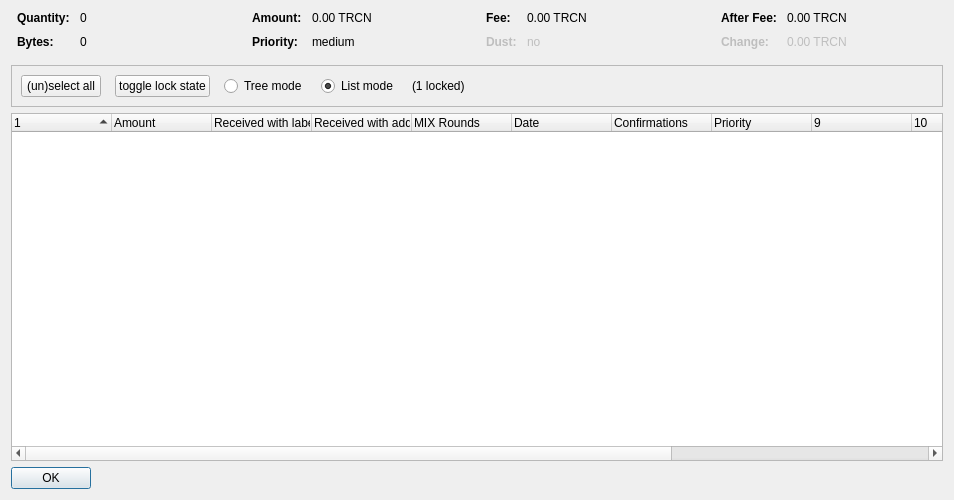
<?xml version="1.0" encoding="UTF-8"?>
<ui version="4.0">
 <class>CoinControlDialog</class>
 <widget class="QDialog" name="CoinControlDialog">
  <property name="geometry">
   <rect>
    <x>0</x>
    <y>0</y>
    <width>954</width>
    <height>500</height>
   </rect>
  </property>
  <property name="windowTitle">
   <string>Coin Selection</string>
  </property>
  <layout class="QVBoxLayout" name="verticalLayout">
   <item>
    <layout class="QHBoxLayout" name="horizontalLayoutTop" stretch="0,0,0,0">
     <property name="topMargin">
      <number>0</number>
     </property>
     <property name="bottomMargin">
      <number>10</number>
     </property>
     <item>
      <layout class="QFormLayout" name="formLayoutCoinControl1">
       <property name="horizontalSpacing">
        <number>10</number>
       </property>
       <property name="verticalSpacing">
        <number>10</number>
       </property>
       <property name="leftMargin">
        <number>6</number>
       </property>
       <property name="rightMargin">
        <number>6</number>
       </property>
       <item row="0" column="0">
        <widget class="QLabel" name="labelCoinControlQuantityText">
         <property name="font">
          <font>
           <weight>75</weight>
           <bold>true</bold>
          </font>
         </property>
         <property name="text">
          <string>Quantity:</string>
         </property>
        </widget>
       </item>
       <item row="0" column="1">
        <widget class="QLabel" name="labelCoinControlQuantity">
         <property name="cursor">
          <cursorShape>IBeamCursor</cursorShape>
         </property>
         <property name="contextMenuPolicy">
          <enum>Qt::ActionsContextMenu</enum>
         </property>
         <property name="text">
          <string notr="true">0</string>
         </property>
         <property name="textInteractionFlags">
          <set>Qt::LinksAccessibleByMouse|Qt::TextSelectableByKeyboard|Qt::TextSelectableByMouse</set>
         </property>
        </widget>
       </item>
       <item row="1" column="0">
        <widget class="QLabel" name="labelCoinControlBytesText">
         <property name="font">
          <font>
           <weight>75</weight>
           <bold>true</bold>
          </font>
         </property>
         <property name="text">
          <string>Bytes:</string>
         </property>
        </widget>
       </item>
       <item row="1" column="1">
        <widget class="QLabel" name="labelCoinControlBytes">
         <property name="cursor">
          <cursorShape>IBeamCursor</cursorShape>
         </property>
         <property name="contextMenuPolicy">
          <enum>Qt::ActionsContextMenu</enum>
         </property>
         <property name="text">
          <string notr="true">0</string>
         </property>
         <property name="textInteractionFlags">
          <set>Qt::LinksAccessibleByMouse|Qt::TextSelectableByKeyboard|Qt::TextSelectableByMouse</set>
         </property>
        </widget>
       </item>
      </layout>
     </item>
     <item>
      <layout class="QFormLayout" name="formLayoutCoinControl2">
       <property name="horizontalSpacing">
        <number>10</number>
       </property>
       <property name="verticalSpacing">
        <number>10</number>
       </property>
       <property name="leftMargin">
        <number>6</number>
       </property>
       <property name="rightMargin">
        <number>6</number>
       </property>
       <item row="0" column="0">
        <widget class="QLabel" name="labelCoinControlAmountText">
         <property name="font">
          <font>
           <weight>75</weight>
           <bold>true</bold>
          </font>
         </property>
         <property name="text">
          <string>Amount:</string>
         </property>
        </widget>
       </item>
       <item row="0" column="1">
        <widget class="QLabel" name="labelCoinControlAmount">
         <property name="cursor">
          <cursorShape>IBeamCursor</cursorShape>
         </property>
         <property name="contextMenuPolicy">
          <enum>Qt::ActionsContextMenu</enum>
         </property>
         <property name="text">
          <string notr="true">0.00 TRCN</string>
         </property>
         <property name="textInteractionFlags">
          <set>Qt::LinksAccessibleByMouse|Qt::TextSelectableByKeyboard|Qt::TextSelectableByMouse</set>
         </property>
        </widget>
       </item>
       <item row="1" column="0">
        <widget class="QLabel" name="labelCoinControlPriorityText">
         <property name="font">
          <font>
           <weight>75</weight>
           <bold>true</bold>
          </font>
         </property>
         <property name="text">
          <string>Priority:</string>
         </property>
        </widget>
       </item>
       <item row="1" column="1">
        <widget class="QLabel" name="labelCoinControlPriority">
         <property name="cursor">
          <cursorShape>IBeamCursor</cursorShape>
         </property>
         <property name="contextMenuPolicy">
          <enum>Qt::ActionsContextMenu</enum>
         </property>
         <property name="text">
          <string>medium</string>
         </property>
         <property name="textInteractionFlags">
          <set>Qt::LinksAccessibleByMouse|Qt::TextSelectableByKeyboard|Qt::TextSelectableByMouse</set>
         </property>
        </widget>
       </item>
      </layout>
     </item>
     <item>
      <layout class="QFormLayout" name="formLayoutCoinControl3">
       <property name="horizontalSpacing">
        <number>10</number>
       </property>
       <property name="verticalSpacing">
        <number>10</number>
       </property>
       <property name="leftMargin">
        <number>6</number>
       </property>
       <property name="rightMargin">
        <number>6</number>
       </property>
       <item row="0" column="0">
        <widget class="QLabel" name="labelCoinControlFeeText">
         <property name="font">
          <font>
           <weight>75</weight>
           <bold>true</bold>
          </font>
         </property>
         <property name="text">
          <string>Fee:</string>
         </property>
        </widget>
       </item>
       <item row="0" column="1">
        <widget class="QLabel" name="labelCoinControlFee">
         <property name="cursor">
          <cursorShape>IBeamCursor</cursorShape>
         </property>
         <property name="contextMenuPolicy">
          <enum>Qt::ActionsContextMenu</enum>
         </property>
         <property name="text">
          <string notr="true">0.00 TRCN</string>
         </property>
         <property name="textInteractionFlags">
          <set>Qt::LinksAccessibleByMouse|Qt::TextSelectableByKeyboard|Qt::TextSelectableByMouse</set>
         </property>
        </widget>
       </item>
       <item row="1" column="0">
        <widget class="QLabel" name="labelCoinControlLowOutputText">
         <property name="enabled">
          <bool>false</bool>
         </property>
         <property name="font">
          <font>
           <weight>75</weight>
           <bold>true</bold>
          </font>
         </property>
         <property name="text">
          <string>Dust:</string>
         </property>
        </widget>
       </item>
       <item row="1" column="1">
        <widget class="QLabel" name="labelCoinControlLowOutput">
         <property name="enabled">
          <bool>false</bool>
         </property>
         <property name="cursor">
          <cursorShape>IBeamCursor</cursorShape>
         </property>
         <property name="contextMenuPolicy">
          <enum>Qt::ActionsContextMenu</enum>
         </property>
         <property name="text">
          <string>no</string>
         </property>
         <property name="textInteractionFlags">
          <set>Qt::LinksAccessibleByMouse|Qt::TextSelectableByKeyboard|Qt::TextSelectableByMouse</set>
         </property>
        </widget>
       </item>
      </layout>
     </item>
     <item>
      <layout class="QFormLayout" name="formLayoutCoinControl4">
       <property name="horizontalSpacing">
        <number>10</number>
       </property>
       <property name="verticalSpacing">
        <number>10</number>
       </property>
       <property name="leftMargin">
        <number>6</number>
       </property>
       <property name="rightMargin">
        <number>6</number>
       </property>
       <item row="0" column="0">
        <widget class="QLabel" name="labelCoinControlAfterFeeText">
         <property name="font">
          <font>
           <weight>75</weight>
           <bold>true</bold>
          </font>
         </property>
         <property name="text">
          <string>After Fee:</string>
         </property>
        </widget>
       </item>
       <item row="0" column="1">
        <widget class="QLabel" name="labelCoinControlAfterFee">
         <property name="cursor">
          <cursorShape>IBeamCursor</cursorShape>
         </property>
         <property name="contextMenuPolicy">
          <enum>Qt::ActionsContextMenu</enum>
         </property>
         <property name="text">
          <string notr="true">0.00 TRCN</string>
         </property>
         <property name="textInteractionFlags">
          <set>Qt::LinksAccessibleByMouse|Qt::TextSelectableByKeyboard|Qt::TextSelectableByMouse</set>
         </property>
        </widget>
       </item>
       <item row="1" column="0">
        <widget class="QLabel" name="labelCoinControlChangeText">
         <property name="enabled">
          <bool>false</bool>
         </property>
         <property name="font">
          <font>
           <weight>75</weight>
           <bold>true</bold>
          </font>
         </property>
         <property name="text">
          <string>Change:</string>
         </property>
        </widget>
       </item>
       <item row="1" column="1">
        <widget class="QLabel" name="labelCoinControlChange">
         <property name="enabled">
          <bool>false</bool>
         </property>
         <property name="cursor">
          <cursorShape>IBeamCursor</cursorShape>
         </property>
         <property name="contextMenuPolicy">
          <enum>Qt::ActionsContextMenu</enum>
         </property>
         <property name="text">
          <string notr="true">0.00 TRCN</string>
         </property>
         <property name="textInteractionFlags">
          <set>Qt::LinksAccessibleByMouse|Qt::TextSelectableByKeyboard|Qt::TextSelectableByMouse</set>
         </property>
        </widget>
       </item>
      </layout>
     </item>
    </layout>
   </item>
   <item>
    <widget class="QFrame" name="frame">
     <property name="minimumSize">
      <size>
       <width>0</width>
       <height>40</height>
      </size>
     </property>
     <property name="frameShape">
      <enum>QFrame::StyledPanel</enum>
     </property>
     <property name="frameShadow">
      <enum>QFrame::Sunken</enum>
     </property>
     <layout class="QHBoxLayout" name="horizontalLayout">
      <item>
       <layout class="QHBoxLayout" name="horizontalLayoutPanel" stretch="0,0,0,0,0,0">
        <property name="spacing">
         <number>14</number>
        </property>
        <item>
         <widget class="QPushButton" name="pushButtonSelectAll">
          <property name="sizePolicy">
           <sizepolicy hsizetype="Maximum" vsizetype="Fixed">
            <horstretch>0</horstretch>
            <verstretch>0</verstretch>
           </sizepolicy>
          </property>
          <property name="text">
           <string>(un)select all</string>
          </property>
          <property name="autoDefault">
           <bool>false</bool>
          </property>
         </widget>
        </item>
        <item>
         <widget class="QPushButton" name="pushButtonToggleLock">
          <property name="sizePolicy">
           <sizepolicy hsizetype="Maximum" vsizetype="Fixed">
            <horstretch>0</horstretch>
            <verstretch>0</verstretch>
           </sizepolicy>
          </property>
          <property name="text">
           <string>toggle lock state</string>
          </property>
          <property name="autoDefault">
           <bool>false</bool>
          </property>
         </widget>
        </item>
        <item>
         <widget class="QRadioButton" name="radioTreeMode">
          <property name="sizePolicy">
           <sizepolicy hsizetype="Maximum" vsizetype="Fixed">
            <horstretch>0</horstretch>
            <verstretch>0</verstretch>
           </sizepolicy>
          </property>
          <property name="text">
           <string>Tree mode</string>
          </property>
         </widget>
        </item>
        <item>
         <widget class="QRadioButton" name="radioListMode">
          <property name="sizePolicy">
           <sizepolicy hsizetype="Maximum" vsizetype="Fixed">
            <horstretch>0</horstretch>
            <verstretch>0</verstretch>
           </sizepolicy>
          </property>
          <property name="text">
           <string>List mode</string>
          </property>
          <property name="checked">
           <bool>true</bool>
          </property>
         </widget>
        </item>
        <item>
         <widget class="QLabel" name="labelLocked">
          <property name="text">
           <string>(1 locked)</string>
          </property>
         </widget>
        </item>
        <item>
         <spacer name="horizontalSpacer">
          <property name="orientation">
           <enum>Qt::Horizontal</enum>
          </property>
          <property name="sizeHint" stdset="0">
           <size>
            <width>40</width>
            <height>20</height>
           </size>
          </property>
         </spacer>
        </item>
       </layout>
      </item>
     </layout>
    </widget>
   </item>
   <item>
    <widget class="CoinControlTreeWidget" name="treeWidget">
     <property name="contextMenuPolicy">
      <enum>Qt::CustomContextMenu</enum>
     </property>
     <property name="sortingEnabled">
      <bool>false</bool>
     </property>
     <property name="columnCount">
      <number>13</number>
     </property>
     <attribute name="headerShowSortIndicator" stdset="0">
      <bool>true</bool>
     </attribute>
     <attribute name="headerStretchLastSection">
      <bool>false</bool>
     </attribute>
     <column>
      <property name="text">
       <string/>
      </property>
     </column>
     <column>
      <property name="text">
       <string>Amount</string>
      </property>
     </column>
     <column>
      <property name="text">
       <string>Received with label</string>
      </property>
     </column>
     <column>
      <property name="text">
       <string>Received with address</string>
      </property>
     </column>
     <column>
      <property name="text">
       <string>MIX Rounds</string>
      </property>
     </column>
     <column>
      <property name="text">
       <string>Date</string>
      </property>
     </column>
     <column>
      <property name="text">
       <string>Confirmations</string>
      </property>
      <property name="toolTip">
       <string>Confirmed</string>
      </property>
     </column>
     <column>
      <property name="text">
       <string>Priority</string>
      </property>
     </column>
     <column>
      <property name="text">
       <string/>
      </property>
     </column>
     <column>
      <property name="text">
       <string/>
      </property>
     </column>
     <column>
      <property name="text">
       <string/>
      </property>
     </column>
     <column>
      <property name="text">
       <string/>
      </property>
     </column>
     <column>
      <property name="text">
       <string/>
      </property>
     </column>
    </widget>
   </item>
   <item>
    <widget class="QDialogButtonBox" name="buttonBox">
     <property name="sizePolicy">
      <sizepolicy hsizetype="Maximum" vsizetype="Fixed">
       <horstretch>0</horstretch>
       <verstretch>0</verstretch>
      </sizepolicy>
     </property>
     <property name="orientation">
      <enum>Qt::Horizontal</enum>
     </property>
     <property name="standardButtons">
      <set>QDialogButtonBox::Ok</set>
     </property>
    </widget>
   </item>
  </layout>
 </widget>
 <customwidgets>
  <customwidget>
   <class>CoinControlTreeWidget</class>
   <extends>QTreeWidget</extends>
   <header>coincontroltreewidget.h</header>
  </customwidget>
 </customwidgets>
 <resources/>
 <connections/>
</ui>
